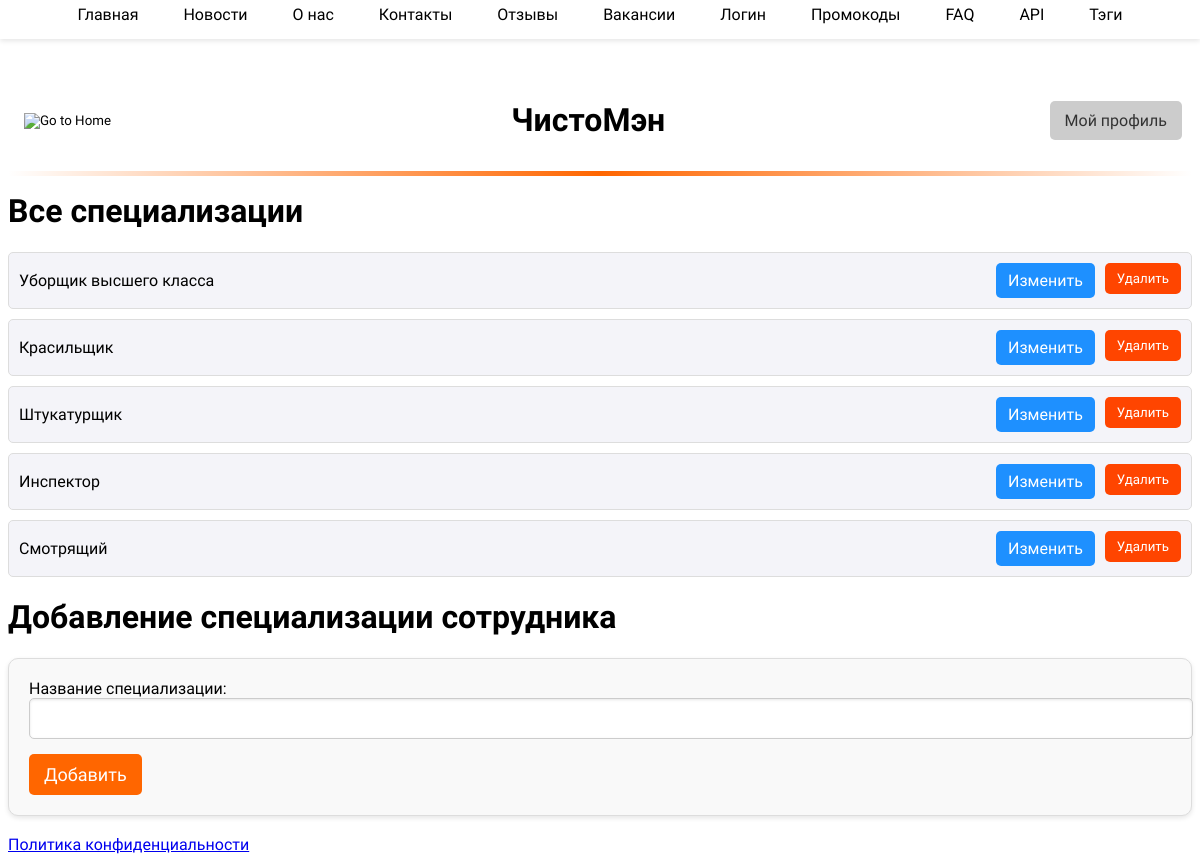
The page /add_specialization/ (signed in) on the database its author committed.
### main/models.py (models this page shows, shortened)
class EmployeeSpecialization(models.Model):
    name = models.CharField(max_length=100, unique=True, verbose_name='Наименование специализации')
    class Meta:
        verbose_name = 'Специализация сотрудника'
        verbose_name_plural = 'Специализации сотрудников'

### main/views.py (the view, shortened to what this page needs)
# urls.py: path('add_specialization/', views.add_employee_specialization, name='add_specialization'),
@user_passes_test(lambda u: u.is_superuser)
def add_employee_specialization(request):
    specializations = EmployeeSpecialization.objects.all()
    form = EmployeeSpecializationForm()
    editing = False
    specialization = None
    return render(request, 'main/administrator/add_employee_specialization.html', {
        'form': form,
        'specializations': specializations,
        'editing': editing,
        'specialization': specialization,
    })

### main/forms.py
class EmployeeSpecializationForm(ModelForm):
    class Meta:
        model = EmployeeSpecialization
        fields = ['name']

### main/context_processors.py (called while the page is built)
def partners_processor(request):
    partners = Partner.objects.all()
    return {
        'partners': partners,
    }

### main/templates/main/administrator/add_employee_specialization.html (shortened to what this page needs)
{% extends 'main/base.html' %}
{% block content %}
<h1>Все специализации</h1>
<div class="specialization-list">
    {% for specialization in specializations %}
    <div class="specialization-item">
        <span>{{ specialization.name }}</span>
        <div class="specialization-actions">
            <form method="post" style="display: inline;">
                <button type="submit" class="action-button edit-button">Изменить</button>
            </form>
            <form method="post" style="display: inline;">
                <button type="submit" class="action-button delete-button">Удалить</button>
            </form>
        </div>
    </div>
    {% endfor %}
</div>
<h1>{% if editing %}Изменение{% else %}Добавление{% endif %} специализации сотрудника</h1>
<form method="post" class="specialization-form">
    <div class="form-group">
        <label for="id_name">Название специализации:</label>
        {{ form.name }}
    </div>
    <button type="submit" name="action" value="{% if editing %}update{% else %}add{% endif %}" class="submit-button">
        {% if editing %}Сохранить изменения{% else %}Добавить{% endif %}
    </button>
</form>
{% endblock %}

### main/static/css/style.css (style rules this page uses)
body { font-family: 'Roboto', Arial, sans-serif; background-color: white; font-kerning: normal; }
button { cursor: pointer; }
.form-group { margin-bottom: 15px; }
.submit-button { background-color: #ff6600; color: white; font-size: 18px; padding: 10px 15px; border: none; border-radius: 5px; transition: background-color 0.3s; }
.delete-button, .profile-delete-button { background-color: #FF4500; color: white; padding: 10px 15px; border: none; border-radius: 5px; cursor: pointer; transition: background-color 0.3s ease; }
.edit-button { display: inline-block; background-color: #1E90FF; color: white; padding: 10px 15px; font-size: 16px; border: none; border-radius: 5px; cursor: pointer; text-decoration: none; transition: background-color 0.3s ease; }
.specialization-list { margin-bottom: 20px; }
.specialization-item { display: flex; justify-content: space-between; align-items: center; padding: 10px; background-color: #f4f4f9; border: 1px solid #ddd; border-radius: 5px; margin-bottom: 10px; }
.specialization-actions { display: flex; gap: 10px; }
.action-button { padding: 8px 12px; border: none; border-radius: 5px; transition: background-color 0.3s; }
.specialization-form { margin-top: 20px; }
.specialization-form { margin-top: 20px; padding: 20px; background-color: #f9f9f9; border: 1px solid #ddd; border-radius: 10px; box-shadow: 0 2px 5px rgba(0, 0, 0, 0.1); }
.specialization-form input[type="text"] { width: 100%; padding: 10px; border: 1px solid #ccc; border-radius: 5px; box-shadow: inset 0 1px 3px rgba(0, 0, 0, 0.1); font-size: 16px; }

### rows shown on the page
EmployeeSpecialization: name "Уборщик высшего класса"
EmployeeSpecialization: name "Красильщик"
EmployeeSpecialization: name "Штукатурщик"
EmployeeSpecialization: name "Инспектор"
EmployeeSpecialization: name "Смотрящий"
